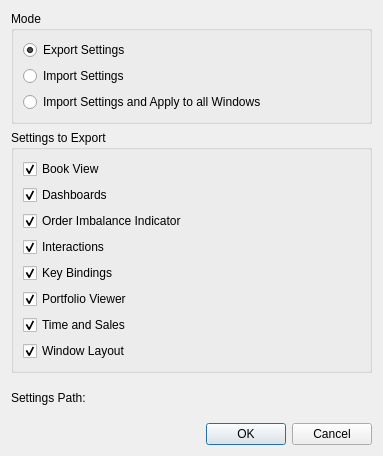
<?xml version="1.0" encoding="UTF-8"?>
<ui version="4.0">
 <class>ImportExportDialog</class>
 <widget class="QWidget" name="ImportExportDialog">
  <property name="geometry">
   <rect>
    <x>0</x>
    <y>0</y>
    <width>383</width>
    <height>403</height>
   </rect>
  </property>
  <property name="windowTitle">
   <string>Import/Export Settings</string>
  </property>
  <layout class="QVBoxLayout" name="verticalLayout_2">
   <item>
    <widget class="QGroupBox" name="m_modeGroupBox">
     <property name="title">
      <string>Mode</string>
     </property>
     <layout class="QVBoxLayout" name="verticalLayout">
      <property name="leftMargin">
       <number>9</number>
      </property>
      <property name="topMargin">
       <number>9</number>
      </property>
      <property name="rightMargin">
       <number>9</number>
      </property>
      <property name="bottomMargin">
       <number>9</number>
      </property>
      <item>
       <widget class="QRadioButton" name="m_exportButton">
        <property name="text">
         <string>Export Settings</string>
        </property>
        <property name="checked">
         <bool>true</bool>
        </property>
       </widget>
      </item>
      <item>
       <widget class="QRadioButton" name="m_importButton">
        <property name="text">
         <string>Import Settings</string>
        </property>
       </widget>
      </item>
      <item>
       <widget class="QRadioButton" name="m_importAndApplyButton">
        <property name="text">
         <string>Import Settings and Apply to all Windows</string>
        </property>
       </widget>
      </item>
     </layout>
    </widget>
   </item>
   <item>
    <widget class="QGroupBox" name="m_settingsGroup">
     <property name="title">
      <string>Settings to Export</string>
     </property>
     <layout class="QVBoxLayout" name="verticalLayout_3">
      <item>
       <widget class="QCheckBox" name="m_bookViewSettingsButton">
        <property name="text">
         <string>Book View</string>
        </property>
        <property name="checked">
         <bool>true</bool>
        </property>
       </widget>
      </item>
      <item>
       <widget class="QCheckBox" name="m_dashboardsButton">
        <property name="text">
         <string>Dashboards</string>
        </property>
        <property name="checked">
         <bool>true</bool>
        </property>
       </widget>
      </item>
      <item>
       <widget class="QCheckBox" name="m_orderImbalanceIndicatorButton">
        <property name="text">
         <string>Order Imbalance Indicator</string>
        </property>
        <property name="checked">
         <bool>true</bool>
        </property>
       </widget>
      </item>
      <item>
       <widget class="QCheckBox" name="m_interactionsButton">
        <property name="text">
         <string>Interactions</string>
        </property>
        <property name="checked">
         <bool>true</bool>
        </property>
       </widget>
      </item>
      <item>
       <widget class="QCheckBox" name="m_keyBindingsButton">
        <property name="text">
         <string>Key Bindings</string>
        </property>
        <property name="checked">
         <bool>true</bool>
        </property>
       </widget>
      </item>
      <item>
       <widget class="QCheckBox" name="m_portfolioViewerSettingsButton">
        <property name="text">
         <string>Portfolio Viewer</string>
        </property>
        <property name="checked">
         <bool>true</bool>
        </property>
       </widget>
      </item>
      <item>
       <widget class="QCheckBox" name="m_timeAndSalesSettingsButton">
        <property name="text">
         <string>Time and Sales</string>
        </property>
        <property name="checked">
         <bool>true</bool>
        </property>
       </widget>
      </item>
      <item>
       <widget class="QCheckBox" name="m_windowLayoutButton">
        <property name="text">
         <string>Window Layout</string>
        </property>
        <property name="checked">
         <bool>true</bool>
        </property>
       </widget>
      </item>
     </layout>
    </widget>
   </item>
   <item>
    <layout class="QFormLayout" name="m_pathLayout">
     <property name="sizeConstraint">
      <enum>QLayout::SetDefaultConstraint</enum>
     </property>
     <property name="fieldGrowthPolicy">
      <enum>QFormLayout::AllNonFixedFieldsGrow</enum>
     </property>
     <property name="topMargin">
      <number>12</number>
     </property>
     <property name="bottomMargin">
      <number>12</number>
     </property>
     <item row="0" column="0">
      <widget class="QLabel" name="m_pathLabel">
       <property name="text">
        <string>Settings Path:</string>
       </property>
      </widget>
     </item>
     <item row="0" column="1">
      <widget class="Spire::UI::FilePathInputWidget" name="m_pathInput" native="true"/>
     </item>
    </layout>
   </item>
   <item>
    <widget class="QDialogButtonBox" name="m_buttonBox">
     <property name="standardButtons">
      <set>QDialogButtonBox::Cancel|QDialogButtonBox::Ok</set>
     </property>
    </widget>
   </item>
  </layout>
 </widget>
 <customwidgets>
  <customwidget>
   <class>Spire::UI::FilePathInputWidget</class>
   <extends>QWidget</extends>
   <header>Spire/UI/FilePathInputWidget.hpp</header>
   <container>1</container>
  </customwidget>
 </customwidgets>
 <resources>
  <include location="../../Resources/Resources.qrc"/>
 </resources>
 <connections/>
 <slots>
  <slot>CommitSettings()</slot>
 </slots>
</ui>
